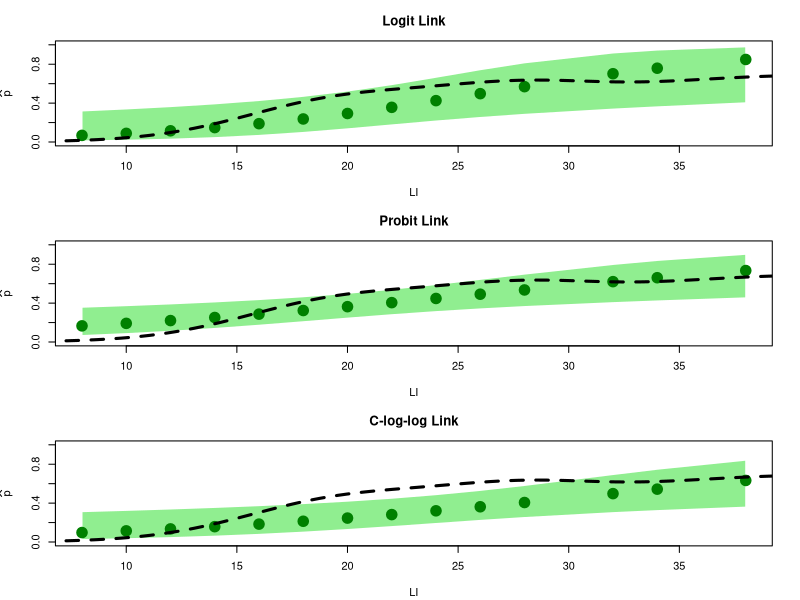

Recreate this plot in R.
dat = sleep
logit = function(x)
    log(x / (1-x))
logistic = function(x)
    exp(x) / (1 + exp(x))

### part 1
# proportion of increases found
m = 10
y1 = sum(dat[dat[,2] == 1, 1] > 0)
y2 = sum(dat[dat[,2] == 2, 1] > 0)
phat1 = mean(dat[dat[,2] == 1, 1] > 0) # y1 / m
phat2 = mean(dat[dat[,2] == 2, 1] > 0) # y2 / m

phat1 + c(-1, 1)*qnorm(0.975) * sqrt(0.5 * (1-0.5) / m)
phat2 + c(-1, 1)*qnorm(0.975) * sqrt(0.5 * (1-0.5) / m)

phat1 + c(-1, 1)*qnorm(0.975) * sqrt(phat1 * (1-phat1) / m)
phat2 + c(-1, 1)*qnorm(0.975) * sqrt(phat2 * (1-phat2) / m)

psquigs1 = (phat1 * 10 + 2)/(m + 4)
psquigs2 = (phat2 * 10 + 2)/(m + 4)
psquigs1 + c(-1, 1)*qnorm(0.975) * sqrt(psquigs1 * (1-psquigs1) / (m+4))
psquigs2 + c(-1, 1)*qnorm(0.975) * sqrt(psquigs2 * (1-psquigs2) / (m+4))

eta1 = log(y1 / (m - y1)) + c(-1, 1)*qnorm(0.975)*sqrt(1/y1 + 1/(m-y1))
eta2 = log(y2 / (m - y2)) + c(-1, 1)*qnorm(0.975)*sqrt(1/y2 + 1/(m-y2))
logistic(eta1)
logistic(eta2)

### part 3
smooth = function(x, y, m, d){
    # m = number of points to do the smoothing,
    # should be greater than length(x) to look nice
    if (missing(m))
        m = max(100, 8*length(x))
    if (missing(d))
        d = diff(range(x)) / length(x)

    # gaussian kernel, delta is the bandwidth parameter
    kern = function(x, y)
        exp(-1/(2*d^2)*(x-y)^2)

    # go outside the range of the data by some
    w = diff(range(x))*0.25

    outx = seq(min(x) - w, max(x) + w, length=m)
    outy = double(m)
    # loop to compute the weighted value at each new x
    for (i in 1:length(outy))
        outy[i] = sum(y*kern(x, outx[i]))/
            sum(kern(x, outx[i]))
    return (list("x"=outx, "y"=outy))
    }

li = c(8, 10, 12, 14, 16, 18, 20, 22, 24, 26, 28, 32, 34, 38)
nc = c(2, 2, 3, 3, 3, 1, 3, 2, 1, 1, 1, 1, 1, 3)
nr = c(0, 0, 0, 0, 0, 1, 2, 1, 0, 1, 1, 0, 1, 2)

ss = smooth(li, nr/nc, d = 4)

pdf("links.pdf", height = 12, width = 6)
# logit link
par(mfrow=c(3,1), mar = c(4.1, 4.2, 3.1, 2.1))
mod = glm(cbind(nr, nc-nr) ~ li, family = binomial(link = "logit"))
mod.pred = predict(mod, se.fit = TRUE)
plot(li, logistic(mod.pred$fit), pch = 20, lwd = 5, ylim = c(0, 1),
    main = "Logit Link", xlab = "LI", ylab = quote(widehat("p")))
polygon(c(li, li[length(li):1]), c(logistic(mod.pred$fit - 1.96*mod.pred$se.fit), logistic(mod.pred$fit + 1.96*mod.pred$se.fit)[length(li):1]), col = 'lightgreen', border = "white")
points(li, logistic(mod.pred$fit), pch = 20, lwd = 8, ylim = c(0, 1), col = rgb(0, 0.5, 0))
lines(ss, lty=2, lwd=3)
summary(mod)

# probit link
mod = glm(cbind(nr, nc-nr) ~ li, family = binomial(link = "probit"))
mod.pred = predict(mod, se.fit = TRUE)
plot(li, logistic(mod.pred$fit), pch = 20, lwd = 5, ylim = c(0, 1),
    main = "Probit Link", xlab = "LI", ylab = quote(widehat("p")))
polygon(c(li, li[length(li):1]), c(logistic(mod.pred$fit - 1.96*mod.pred$se.fit), logistic(mod.pred$fit + 1.96*mod.pred$se.fit)[length(li):1]), col = 'lightgreen', border = "white")
points(li, logistic(mod.pred$fit), pch = 20, lwd = 8, ylim = c(0, 1), col = rgb(0, 0.5, 0))
lines(ss, lty=2, lwd=3)
summary(mod)

# cloglog link
mod = glm(cbind(nr, nc-nr) ~ li, family = binomial(link = "cloglog"))
mod.pred = predict(mod, se.fit = TRUE)
plot(li, logistic(mod.pred$fit), pch = 20, lwd = 5, ylim = c(0, 1),
    main = "C-log-log Link", xlab = "LI", ylab = quote(widehat("p")))
polygon(c(li, li[length(li):1]), c(logistic(mod.pred$fit - 1.96*mod.pred$se.fit), logistic(mod.pred$fit + 1.96*mod.pred$se.fit)[length(li):1]), col = 'lightgreen', border = "white")
points(li, logistic(mod.pred$fit), pch = 20, lwd = 8, ylim = c(0, 1), col = rgb(0, 0.5, 0))
lines(ss, lty=2, lwd=3)
summary(mod)
dev.off()

# go with logit link
mod = glm(cbind(nr, nc-nr) ~ li, family = binomial(link = "logit"))
summary(mod)
exp(coef(mod))

mod.pred = predict(mod, se.fit = TRUE)
logistic(mod.pred$fit)

# LI[10] is closest to p = 0.5
li[10]

# OR
coef(mod)[1] / coef(mod)[2] * (-1)

### CI for LI = 8
eta = coef(mod)[1] + coef(mod)[2] * li
phat = logistic(eta)
sqrt(1/(m*phat*(1-phat)))
